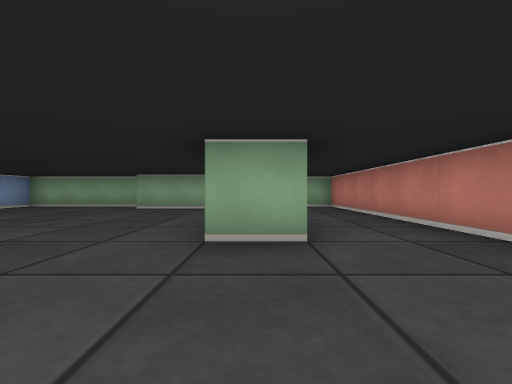
View 1 (above)

12 first-person views from a walk through a cub3D maze. The camera is about half as high as the walls, looks level and sees 90° across. The floor is counted in squares. Each view is taken from the middle of a square. On the plan, view 1 faces up. The plan holds only what a view shows up to about 9 squares ahead; the rest is blank.

View 2
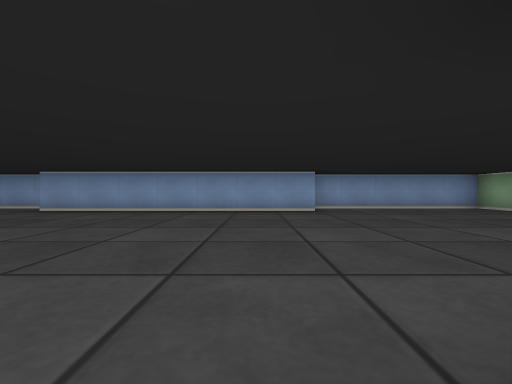

View 3
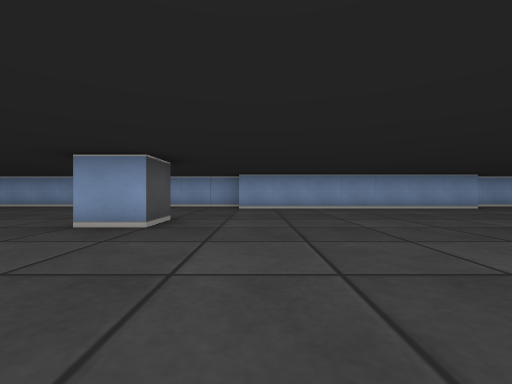

View 4
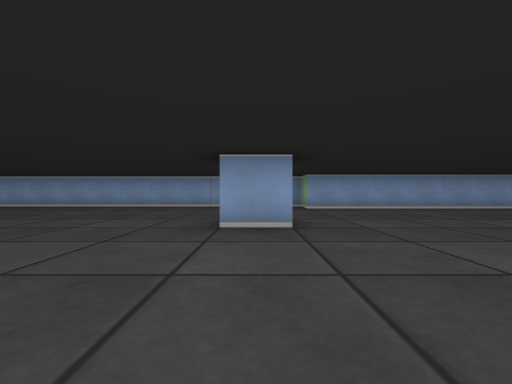

View 5
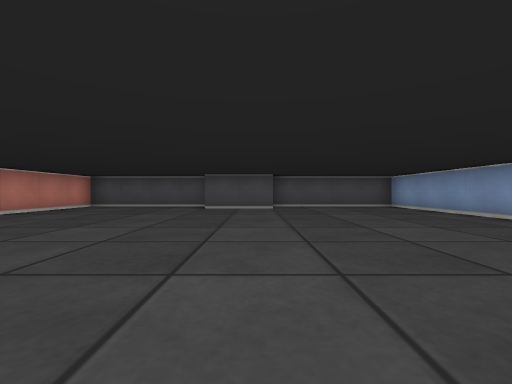

View 6
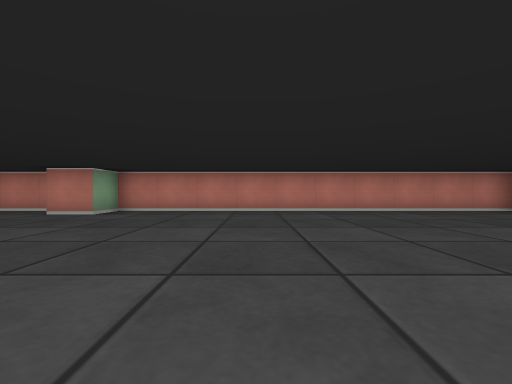

View 7
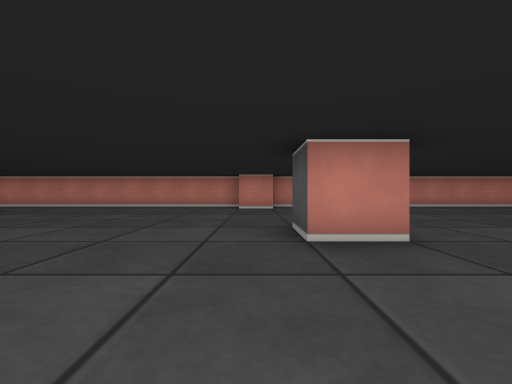

View 8
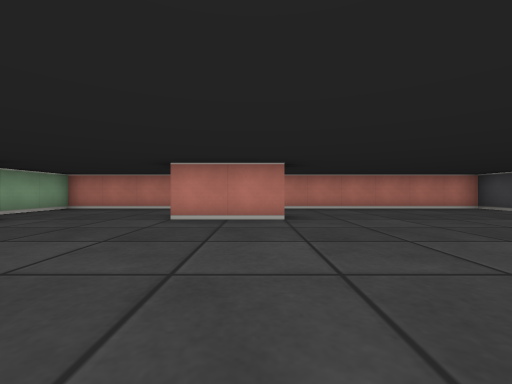

View 9
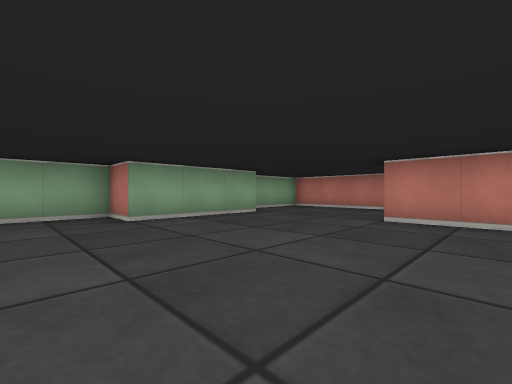

View 10
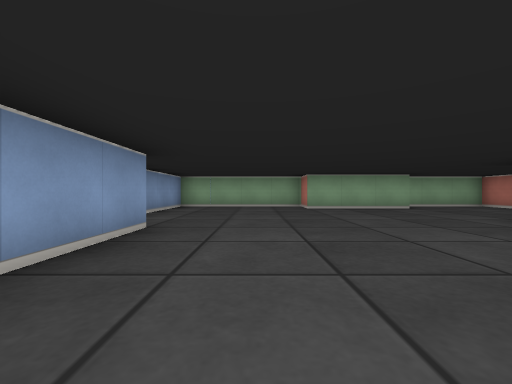

View 11
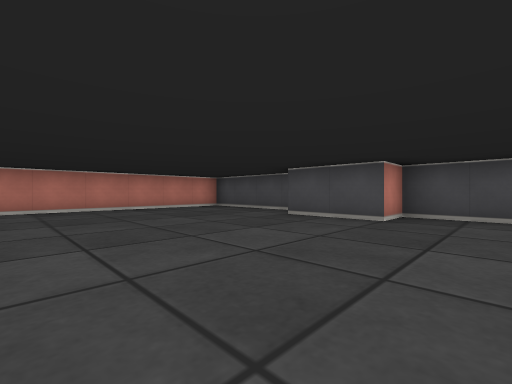

View 12
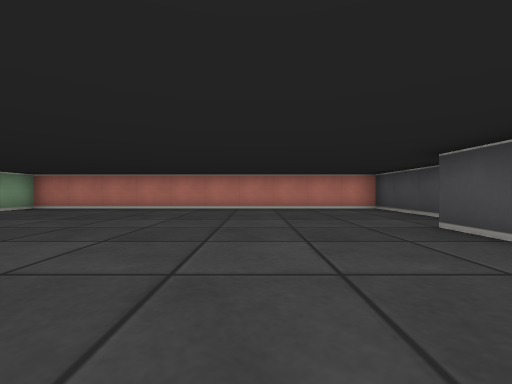

### Floor plan
Points are (right, up) in squares from view 1. A wall is a line through its corners. A room is listed if a view was taken in it or the views show most of it. See-through windows are left out.
Room 1 (views 1, 2, 3, 4, 5, 6, 7, 8, 9, 10, 11, 12)
walls: (-3.5, -5.5) (-3.5, -4.5) (-2.5, -4.5) (-2.5, -5.5); (0.6, 2.5) (-0.5, 2.5) (-0.5, 4.5); (-6.5, 3.5) (-6.5, -3.5) (-7.5, -3.5) (-7.5, -14.5) (-3.5, -14.5) (-3.5, -13.5) (-1.5, -13.5); (-0.5, 7.5) (-3.5, 7.5) (-3.5, 8.5) (-7.5, 8.5) (-7.5, 3.6); (-1.4, -14.5) (2.5, -14.5) (2.5, -4.5) (1.5, -4.5) (1.5, -3.5) (2.5, -3.5) (2.5, 8.5) (0.1, 8.5)

Positions as (right, up) in squares from view 1, and headings:
1: (0, 0), facing up
2: (0, 2), facing left
3: (1, -3), facing left
4: (1, -5), facing left
5: (-3, -6), facing down
6: (-4, -8), facing right
7: (-6, -4), facing right
8: (-5, 3), facing right
9: (-5, 3), facing up-right
10: (-5, 0), facing up
11: (-5, -9), facing down-right
12: (-5, -11), facing right
